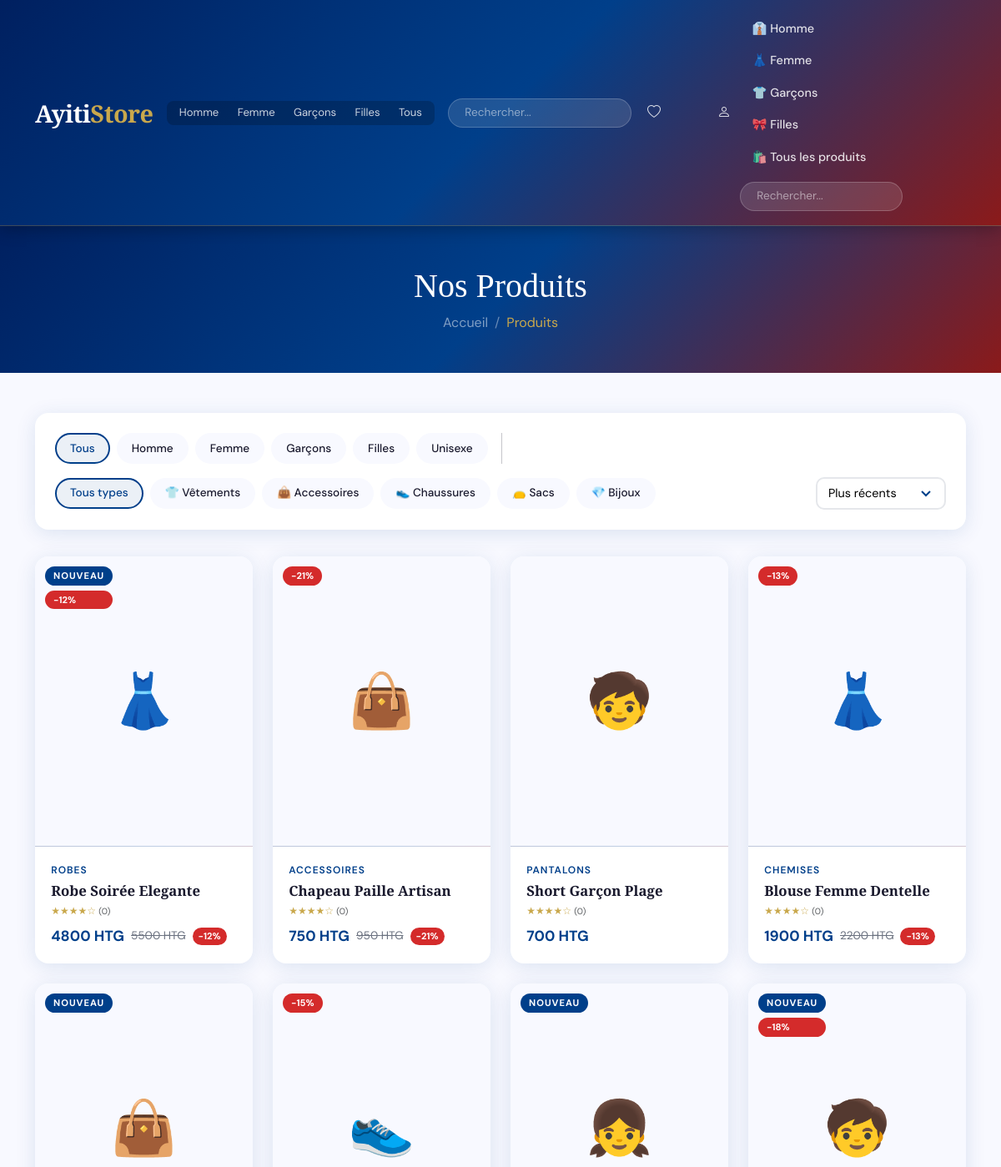
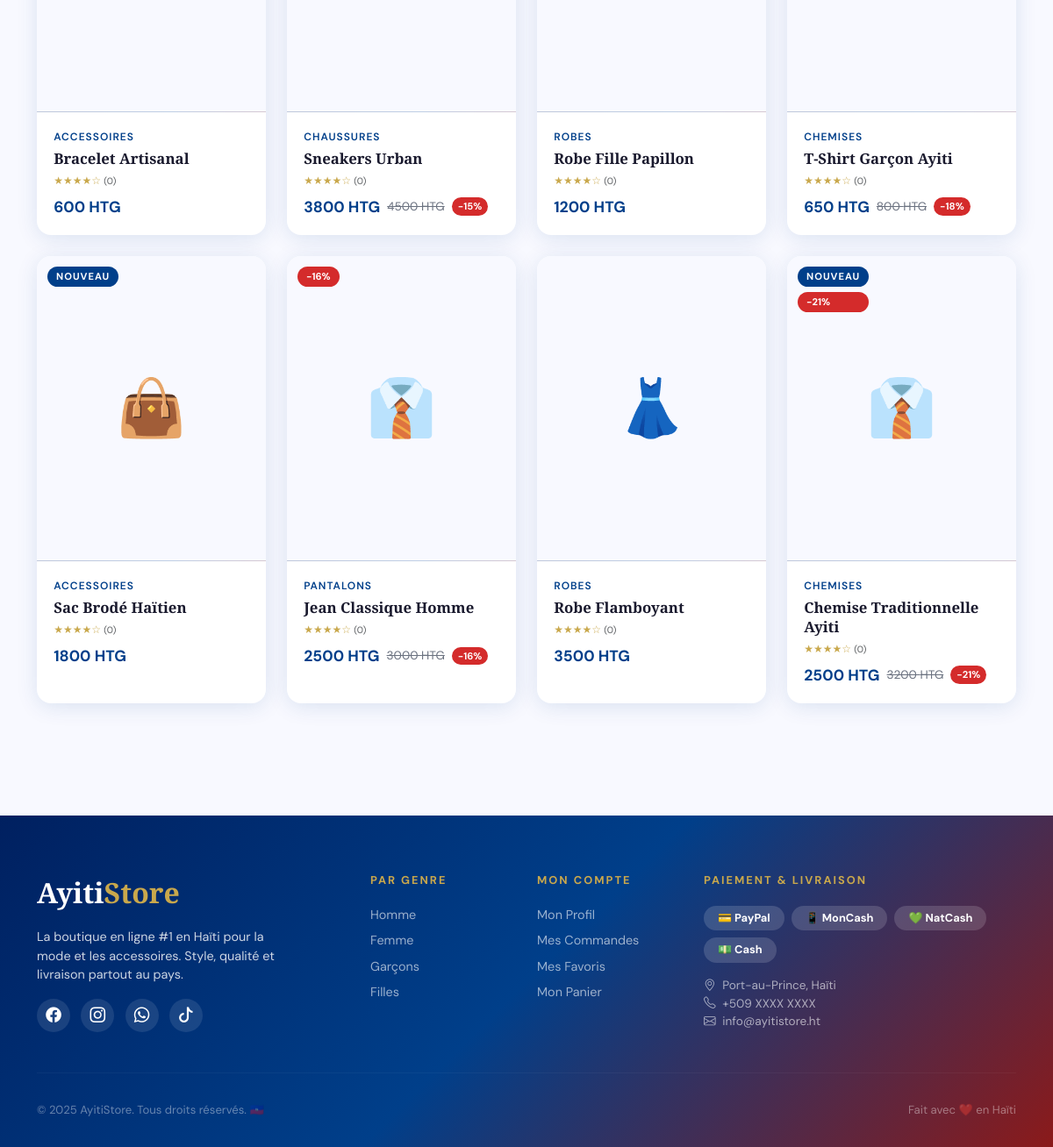
Page /produits/ on the committed database (2 pictures, top to bottom).
### store/models.py (models this page shows, shortened)
class Product(models.Model):
    category = models.ForeignKey(Category, on_delete=models.CASCADE, related_name='products')
    name = models.CharField(max_length=200)
    slug = models.SlugField(unique=True)
    description = models.TextField()
    price = models.DecimalField(max_digits=10, decimal_places=2)
    old_price = models.DecimalField(max_digits=10, decimal_places=2, blank=True, null=True)
    stock = models.PositiveIntegerField(default=0)
    is_available = models.BooleanField(default=True)
    is_featured = models.BooleanField(default=False)
    is_new = models.BooleanField(default=True)
    genre = models.CharField(max_length=20, choices=GENRE_CHOICES)
    type_produit = models.CharField(max_length=20, choices=TYPE_CHOICES, default='vetement')
    created_at = models.DateTimeField(auto_now_add=True)
    updated_at = models.DateTimeField(auto_now=True)
    class Meta:
        ordering = ['-created_at']
    def get_absolute_url(self):
        return reverse('store:product_detail', kwargs={'slug': self.slug})
    @property
    def discount_percent(self):
        if self.old_price and self.old_price > self.price:
            return int((1 - self.price / self.old_price) * 100)
        return 0
    @property
    def main_image(self):
        img = self.images.filter(is_main=True).first()
        return img if img else self.images.first()

class Category(models.Model):
    name = models.CharField(max_length=100)
    slug = models.SlugField(unique=True)
    genre = models.CharField(max_length=20, choices=GENRE_CHOICES)
    type_produit = models.CharField(max_length=20, choices=TYPE_CHOICES, default='vetement')
    description = models.TextField(blank=True)
    image = models.ImageField(upload_to='categories/', blank=True)
    created_at = models.DateTimeField(auto_now_add=True)
    class Meta:
        verbose_name_plural = 'Catégories'

### store/views.py (the view)
# urls.py: path('produits/', views.product_list, name='product_list'),
def product_list(request):
    products = Product.objects.filter(is_available=True)
    genre = request.GET.get('genre', '')
    type_produit = request.GET.get('type', '')
    category_slug = request.GET.get('category', '')
    search = request.GET.get('q', '')
    min_price = request.GET.get('min_price', '')
    max_price = request.GET.get('max_price', '')
    sort = request.GET.get('sort', '-created_at')
    if genre:
        products = products.filter(genre=genre)
    if type_produit:
        products = products.filter(type_produit=type_produit)
    if category_slug:
        products = products.filter(category__slug=category_slug)
    if search:
        products = products.filter(Q(name__icontains=search) | Q(description__icontains=search))
    if min_price:
        products = products.filter(price__gte=min_price)
    if max_price:
        products = products.filter(price__lte=max_price)
    valid_sorts = ['-created_at', 'price', '-price', 'name', '-name']
    if sort in valid_sorts:
        products = products.order_by(sort)
    categories = Category.objects.all()
    return render(request, 'store/product_list.html', {
        'products': products,
        'categories': categories,
        'current_genre': genre,
        'current_type': type_produit,
        'search': search,
        'sort': sort,
        'genres': GENRE_CHOICES,
    })

### store/context_processors.py (called while the page is built)
def cart_count(request):
    count = 0
    try:
        if request.user.is_authenticated:
            cart = Cart.objects.filter(user=request.user).first()
        else:
            session_key = request.session.session_key
            if session_key:
                cart = Cart.objects.filter(session_key=session_key).first()
            else:
                cart = None
        if cart:
            count = cart.total_items
    except Exception:
        pass
    return {'cart_count': count}

def wishlist_count(request):
    count = 0
    try:
        if request.user.is_authenticated:
            count = Wishlist.objects.filter(user=request.user).count()
    except Exception:
        pass
    return {'wishlist_count': count}

### templates/store/product_list.html (shortened to what this page needs)
{% extends 'base.html' %}
{% load static %}
{% block content %}
<div class="page-header">
  <div class="container">
    <h1>Nos Produits</h1>
    <nav aria-label="breadcrumb">
      <ol class="breadcrumb justify-content-center mb-0">
        <li class="breadcrumb-item"><a href="{% url 'store:home' %}" class="text-white-50">Accueil</a></li>
        <li class="breadcrumb-item active">Produits</li>
      </ol>
    </nav>
  </div>
</div>
<div class="container py-5">
  <div class="filter-bar">
    <div class="d-flex flex-wrap gap-3 align-items-center">
      <div class="d-flex flex-wrap gap-2">
        <a href="{% url 'store:product_list' %}" class="filter-chip {% if not current_genre %}active{% endif %}">Tous</a>
        {% for val, label in genres %}
        <a href="?genre={{ val }}{% if request.GET.type %}&type={{ request.GET.type }}{% endif %}" class="filter-chip {% if current_genre == val %}active{% endif %}">{{ label }}</a>
        {% endfor %}
      </div>
      <div class="d-flex flex-wrap gap-2">
        <a href="?{% if current_genre %}genre={{ current_genre }}{% endif %}" class="filter-chip {% if not current_type %}active{% endif %}">Tous types</a>
        <a href="?{% if current_genre %}genre={{ current_genre }}&{% endif %}type=vetement" class="filter-chip {% if current_type == 'vetement' %}active{% endif %}">👕 Vêtements</a>
        <a href="?{% if current_genre %}genre={{ current_genre }}&{% endif %}type=accessoire" class="filter-chip {% if current_type == 'accessoire' %}active{% endif %}">👜 Accessoires</a>
        <a href="?{% if current_genre %}genre={{ current_genre }}&{% endif %}type=chaussure" class="filter-chip {% if current_type == 'chaussure' %}active{% endif %}">👟 Chaussures</a>
        <a href="?{% if current_genre %}genre={{ current_genre }}&{% endif %}type=sac" class="filter-chip {% if current_type == 'sac' %}active{% endif %}">👝 Sacs</a>
        <a href="?{% if current_genre %}genre={{ current_genre }}&{% endif %}type=bijou" class="filter-chip {% if current_type == 'bijou' %}active{% endif %}">💎 Bijoux</a>
      </div>
      <div class="ms-auto">
        <select class="form-ayiti" style="width:auto;padding:0.4rem 2rem 0.4rem 0.8rem;"
                onchange="window.location.href='{% url 'store:product_list' %}?'+new URLSearchParams({...Object.fromEntries(new URLSearchParams(window.location.search)),sort:this.value})">
          <option value="-created_at" {% if sort == '-created_at' %}selected{% endif %}>Plus récents</option>
        </select>
      </div>
    </div>
  </div>
  <div class="row g-3 g-md-4">
    {% if products %}
      {% for product in products %}
      <div class="col-6 col-md-4 col-lg-3">
        {% include 'includes/product_card.html' with product=product %}
      </div>
      {% endfor %}
    {% endif %}
  </div>
</div>
{% endblock %}

### templates/base.html (shortened to what this page needs)
{% load static %}
<!DOCTYPE html>
<html lang="fr">
<head>
  <link href="https://cdn.jsdelivr.net/npm/bootstrap@5.3.2/dist/css/bootstrap.min.css" rel="stylesheet">
  <link href="https://cdn.jsdelivr.net/npm/bootstrap-icons@1.11.3/font/bootstrap-icons.min.css" rel="stylesheet">
  <link rel="stylesheet" href="{% static 'css/ayiti.css' %}">
</head>
<body>
<nav class="navbar navbar-ayiti navbar-expand-lg">
  <div class="container">
    <a class="navbar-brand navbar-brand-ayiti" href="{% url 'store:home' %}">
      Ayiti<span>Store</span>
    </a>
    <div class="genre-nav d-none d-lg-flex px-1 me-3">
      <a href="{% url 'store:genre' 'homme' %}" class="nav-link">Homme</a>
      <a href="{% url 'store:genre' 'femme' %}" class="nav-link">Femme</a>
      <a href="{% url 'store:genre' 'garcon' %}" class="nav-link">Garçons</a>
      <a href="{% url 'store:genre' 'fille' %}" class="nav-link">Filles</a>
      <a href="{% url 'store:product_list' %}" class="nav-link">Tous</a>
    </div>
    <form class="d-none d-md-flex me-2" action="{% url 'store:search' %}" method="get">
      <input type="text" name="q" class="search-input-nav" placeholder="Rechercher..." value="{{ request.GET.q }}">
    </form>
    <div class="d-flex align-items-center gap-1">
      <a href="{% url 'store:wishlist' %}" class="icon-btn position-relative">
        <i class="bi bi-heart{% if wishlist_count %}-fill{% endif %}"></i>
      </a>
      <a href="{% url 'store:cart' %}" class="icon-btn position-relative">
      </a>
      {% if user.is_authenticated %}
      <div class="dropdown">
        <a href="#" class="icon-btn" data-bs-toggle="dropdown">
          <i class="bi bi-person-circle"></i>
        </a>
        <ul class="dropdown-menu dropdown-menu-end shadow border-0 rounded-3 mt-2">
          <li><h6 class="dropdown-header">{{ user.get_full_name|default:user.username }}</h6></li>
          <li><a class="dropdown-item" href="{% url 'accounts:profile' %}"><i class="bi bi-person me-2"></i>Mon Profil</a></li>
          <li><a class="dropdown-item" href="{% url 'orders:order_list' %}"><i class="bi bi-box me-2"></i>Mes Commandes</a></li>
          <li><a class="dropdown-item" href="{% url 'store:wishlist' %}"><i class="bi bi-heart me-2"></i>Favoris</a></li>
          <li><hr class="dropdown-divider"></li>
          <li><a class="dropdown-item text-danger" href="{% url 'accounts:logout' %}"><i class="bi bi-box-arrow-right me-2"></i>Déconnexion</a></li>
        </ul>
      </div>
      {% else %}
      <a href="{% url 'accounts:login' %}" class="icon-btn"><i class="bi bi-person"></i></a>
      {% endif %}
    </div>
    <div class="collapse navbar-collapse mt-2" id="navMenu">
      <div class="d-flex flex-column gap-1 pb-2">
        <a href="{% url 'store:genre' 'homme' %}" class="nav-link-ayiti">👔 Homme</a>
        <a href="{% url 'store:genre' 'femme' %}" class="nav-link-ayiti">👗 Femme</a>
        <a href="{% url 'store:genre' 'garcon' %}" class="nav-link-ayiti">👕 Garçons</a>
        <a href="{% url 'store:genre' 'fille' %}" class="nav-link-ayiti">🎀 Filles</a>
        <a href="{% url 'store:product_list' %}" class="nav-link-ayiti">🛍️ Tous les produits</a>
        <form action="{% url 'store:search' %}" method="get" class="mt-2">
          <input type="text" name="q" class="search-input-nav w-100" placeholder="Rechercher...">
        </form>
      </div>
    </div>
  </div>
</nav>
{% block content %}{% endblock %}
<footer class="footer-ayiti">
  <div class="container">
    <div class="row g-4">
      <div class="col-lg-4">
        <div class="footer-brand mb-3">Ayiti<span>Store</span></div>
        <p class="mb-3" style="font-size:0.9rem; max-width:280px;">La boutique en ligne #1 en Haïti pour la mode et les accessoires. Style, qualité et livraison partout au pays.</p>
        <div>
          <a href="#" class="social-icon"><i class="bi bi-facebook"></i></a>
          <a href="#" class="social-icon"><i class="bi bi-instagram"></i></a>
          <a href="#" class="social-icon"><i class="bi bi-whatsapp"></i></a>
          <a href="#" class="social-icon"><i class="bi bi-tiktok"></i></a>
        </div>
      </div>
      <div class="col-6 col-lg-2">
        <p class="footer-heading">Par Genre</p>
        <a href="{% url 'store:genre' 'homme' %}" class="footer-link">Homme</a>
        <a href="{% url 'store:genre' 'femme' %}" class="footer-link">Femme</a>
        <a href="{% url 'store:genre' 'garcon' %}" class="footer-link">Garçons</a>
        <a href="{% url 'store:genre' 'fille' %}" class="footer-link">Filles</a>
      </div>
      <div class="col-6 col-lg-2">
        <p class="footer-heading">Mon Compte</p>
        <a href="{% url 'accounts:profile' %}" class="footer-link">Mon Profil</a>
        <a href="{% url 'orders:order_list' %}" class="footer-link">Mes Commandes</a>
        <a href="{% url 'store:wishlist' %}" class="footer-link">Mes Favoris</a>
        <a href="{% url 'store:cart' %}" class="footer-link">Mon Panier</a>
      </div>
      <div class="col-lg-4">
        <p class="footer-heading">Paiement &amp; Livraison</p>
        <div class="d-flex gap-2 flex-wrap mb-3">
          <span class="badge rounded-pill px-3 py-2" style="background:rgba(255,255,255,0.15); font-size:0.8rem;">💳 PayPal</span>
          <span class="badge rounded-pill px-3 py-2" style="background:rgba(255,255,255,0.15); font-size:0.8rem;">📱 MonCash</span>
          <span class="badge rounded-pill px-3 py-2" style="background:rgba(255,255,255,0.15); font-size:0.8rem;">💚 NatCash</span>
          <span class="badge rounded-pill px-3 py-2" style="background:rgba(255,255,255,0.15); font-size:0.8rem;">💵 Cash</span>
        </div>
        <p style="font-size:0.85rem; color:rgba(255,255,255,0.6);">
          <i class="bi bi-geo-alt me-1"></i> Port-au-Prince, Haïti<br>
          <i class="bi bi-telephone me-1"></i> +509 XXXX XXXX<br>
          <i class="bi bi-envelope me-1"></i> info@ayitistore.ht
        </p>
      </div>
    </div>
    <hr class="footer-divider">
    <div class="d-flex flex-wrap justify-content-between align-items-center gap-2" style="font-size:0.82rem; color:rgba(255,255,255,0.4);">
      <span>© 2025 AyitiStore. Tous droits réservés. 🇭🇹</span>
      <span>Fait avec ❤️ en Haïti</span>
    </div>
  </div>
</footer>
</body>
</html>

### templates/includes/product_card.html (shortened to what this page needs)
{% load static %}
<div class="product-card h-100">
  <div class="product-img-wrapper">
    {% if product.main_image %}
      <img src="{{ product.main_image.image.url }}" alt="{{ product.name }}">
    {% else %}
      <div class="product-placeholder">
        {% if product.type_produit == 'chaussure' %}👟{% elif product.type_produit == 'accessoire' %}👜{% elif product.genre == 'femme' %}👗{% elif product.genre == 'homme' %}👔{% elif product.genre == 'garcon' %}🧒{% elif product.genre == 'fille' %}👧{% else %}🛍️{% endif %}
      </div>
    {% endif %}
    <div class="product-badges">
      {% if product.is_new %}<span class="badge-new">NOUVEAU</span>{% endif %}
      {% if product.discount_percent > 0 %}<span class="badge-sale">-{{ product.discount_percent }}%</span>{% endif %}
    </div>
  </div>
  <div class="product-body">
    <div class="product-category">{{ product.category.name }}</div>
    <a href="{{ product.get_absolute_url }}" class="text-decoration-none">
      <h6 class="product-name">{{ product.name }}</h6>
    </a>
    <div class="stars-mini mb-1">
      ★★★★☆ <small class="text-muted">({{ product.reviews.count }})</small>
    </div>
    <div class="product-price-wrapper">
      <span class="product-price">{{ product.price|floatformat:0 }} HTG</span>
      {% if product.old_price %}
        <span class="product-old-price">{{ product.old_price|floatformat:0 }} HTG</span>
        {% if product.discount_percent %}<span class="product-discount">-{{ product.discount_percent }}%</span>{% endif %}
      {% endif %}
    </div>
  </div>
</div>

### rows in the picture
Product: is_new "NOUVEAU", discount_percent "12", category.name "ROBES", name "Robe Soirée Elegante", reviews.count "0", price "4800", old_price "5500"
Product: discount_percent "21", category.name "ACCESSOIRES", name "Chapeau Paille Artisan", reviews.count "0", price "750", old_price "950"
Product: category.name "PANTALONS", name "Short Garçon Plage", reviews.count "0", price "700"
Product: discount_percent "13", category.name "CHEMISES", name "Blouse Femme Dentelle", reviews.count "0", price "1900", old_price "2200"
Product: is_new "NOUVEAU", category.name "ACCESSOIRES", name "Bracelet Artisanal", reviews.count "0", price "600"
Product: discount_percent "15", category.name "CHAUSSURES", name "Sneakers Urban", reviews.count "0", price "3800", old_price "4500"
Product: is_new "NOUVEAU", category.name "ROBES", name "Robe Fille Papillon", reviews.count "0", price "1200"
Product: is_new "NOUVEAU", discount_percent "18", category.name "CHEMISES", name "T-Shirt Garçon Ayiti", reviews.count "0", price "650", old_price "800"
Product: is_new "NOUVEAU", category.name "ACCESSOIRES", name "Sac Brodé Haïtien", reviews.count "0", price "1800"
Product: discount_percent "16", category.name "PANTALONS", name "Jean Classique Homme", reviews.count "0", price "2500", old_price "3000"
Product: category.name "ROBES", name "Robe Flamboyant", reviews.count "0", price "3500"
Product: is_new "NOUVEAU", discount_percent "21", category.name "CHEMISES", name "Chemise Traditionnelle Ayiti", reviews.count "0", price "2500", old_price "3200"

### other values in the picture
{{ label }} "Homme" "Femme" "Garçons" "Filles" "Unisexe"
